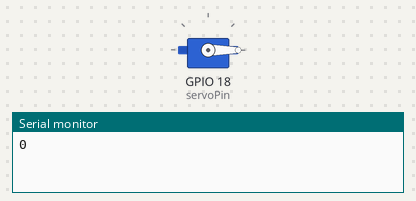
The sketch below on a simulated ESP32. On the bench: servo, the last lines printed to the serial monitor.

Above: at 0.05 s.
At 4.75 s:
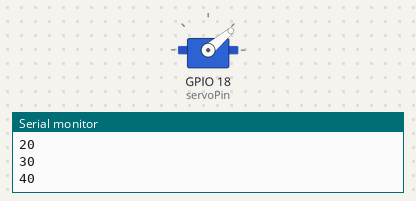
At 9.45 s:
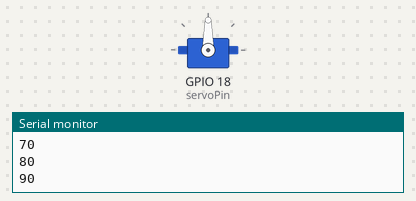
At 18.95 s:
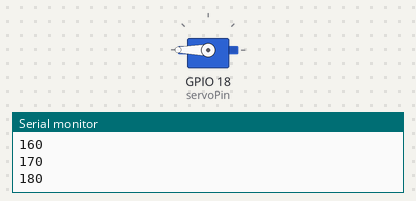
Timing chart, 0 to 24.7 s (numbered marks = the images above):
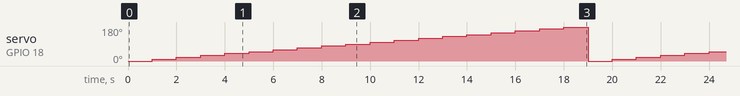

Measured:
- by itself, servo on GPIO 18 (servoPin): ramps from 0° to 180° and jumps back, once every 19.0 s

The sketch:

esp_servo.ino
```cpp
#include <ESP32Servo.h>              // Install ESP32Servo library from library manager in Arduino IDE or download from github

Servo myServo;                       // Create an servo object
int servoPin = 18;                   // Declare GPIO pin 18 as servoPin
void setup()
{
  myServo.attach(servoPin);          // This function links the servo object "myServo" to the pin defined by servoPin
  Serial.begin(115200);              // Set the baud rate for serial communication
}

void loop()
{
for(int a=0; a<=180; a+=10)          // This is a for loop that iterates over values of a from 0 to 180 in steps of 10 degrees
{
  myServo.write(a);                  // The write() function sends the necessary PWM signal to the servo pin to position the servo to the desired angle
  Serial.print(a);                   // This prints the current angle a to the Serial Monitor, so you can see what angle the servo is being moved to
  Serial.print("\n");
  delay(1000);                       // This gives the servo time to move to the new position before the next movement occurs
}
}
```
